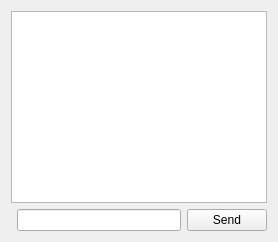
         <widget class="QWidget" name="tab_co_co">
          <attribute name="icon">
           <iconset resource="../OpenRcon.qrc">
            <normaloff>:/icons/images/icons/utilities-terminal.png</normaloff>:/icons/images/icons/utilities-terminal.png</iconset>
          </attribute>
          <attribute name="title">
           <string>Console</string>
          </attribute>
          <layout class="QGridLayout" name="gridLayout_14">
           <item row="1" column="2">
            <widget class="QPushButton" name="pushButton_co_co_send">
             <property name="locale">
              <locale language="English" country="UnitedStates"/>
             </property>
             <property name="text">
              <string>Send</string>
             </property>
            </widget>
           </item>
           <item row="0" column="0" colspan="3">
            <widget class="QTextEdit" name="textEdit_co_co">
             <property name="enabled">
              <bool>true</bool>
             </property>
             <property name="styleSheet">
              <string notr="true"/>
             </property>
             <property name="locale">
              <locale language="English" country="UnitedStates"/>
             </property>
             <property name="readOnly">
              <bool>true</bool>
             </property>
             <property name="html">
              <string notr="true">&lt;!DOCTYPE HTML PUBLIC &quot;-//W3C//DTD HTML 4.0//EN&quot; &quot;http://www.w3.org/TR/REC-html40/strict.dtd&quot;&gt;
&lt;html&gt;&lt;head&gt;&lt;meta name=&quot;qrichtext&quot; content=&quot;1&quot; /&gt;&lt;style type=&quot;text/css&quot;&gt;
p, li { white-space: pre-wrap; }
&lt;/style&gt;&lt;/head&gt;&lt;body style=&quot; font-family:'MS Shell Dlg 2'; font-size:8.25pt; font-weight:400; font-style:normal;&quot;&gt;
&lt;p style=&quot;-qt-paragraph-type:empty; margin-top:0px; margin-bottom:0px; margin-left:0px; margin-right:0px; -qt-block-indent:0; text-indent:0px; font-family:'Ubuntu'; font-size:11pt;&quot;&gt;&lt;br /&gt;&lt;/p&gt;&lt;/body&gt;&lt;/html&gt;</string>
             </property>
            </widget>
           </item>
           <item row="1" column="1">
            <widget class="QLineEdit" name="lineEdit_co_co">
             <property name="locale">
              <locale language="English" country="UnitedStates"/>
             </property>
            </widget>
           </item>
          </layout>
         </widget>
